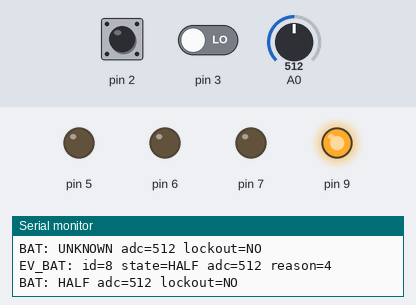
Bench run of a program on a simulated Arduino Nano, built with avr-gcc and run on an emulated ATmega328P. Parts: output pins drawn as LEDs (lit = HIGH), the last lines printed to the serial monitor. Dashed ring = blinking. Inputs (shaded band) come from the test bench; at power-on: pin 2 HIGH, A0 = 512, pin 3 LOW.

Above: at 1.4 s.
1.5 s: pin 2 pulled LOW for 0.15 s
At 1.71 s:
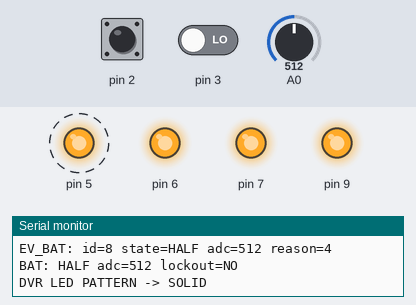
At 2.8 s:
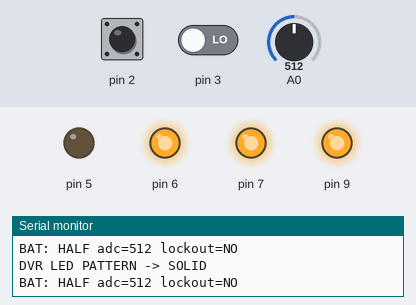
4.5 s: pin 2 pulled LOW for 1 s
At 5.6 s:
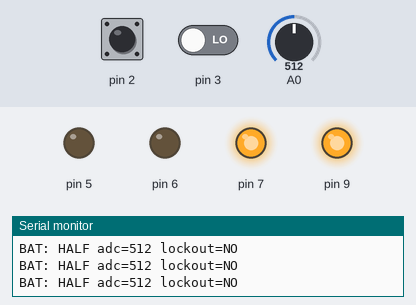
8.5 s: A0 set to 538
10.0 s: A0 set to 558
Timing chart, 0 to 13.0 s (numbered marks = the images above; inputs shaded):
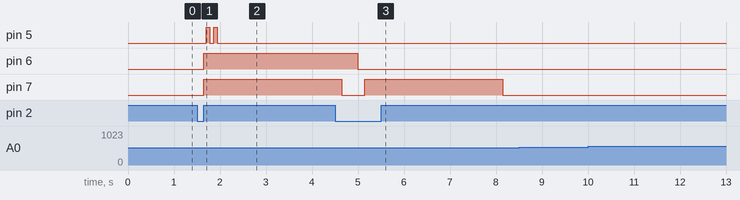

Measured:
- after the input at 1.5 s, pin 5: alternates HIGH for 0.08 s and LOW for 0.08 s, 4 changes in all, then stays LOW, starting after 0.20 s; pin 6, pin 7: LOW → HIGH after 0.15 s
- after the input at 4.5 s, pin 6: HIGH → LOW after 0.50 s

The program:

main.cpp
```cpp
/*
    SMOKE TEST (ARCH): controller_fsm + ui_policy + executor + drv_fuel_gauge + drv_dvr_led + drv_dvr_status

    - main.cpp is plumbing + observability only.
    - dvr_button is the ONLY producer of EV_BTN_* events (polling).
    - drv_fuel_gauge produces EV_BAT_* events (polling).
    - drv_dvr_led owns the dvr_led classifier and produces EV_DVR_LED_PATTERN_CHANGED.
    - drv_dvr_status consumes EV_DVR_LED_PATTERN_CHANGED and emits semantic EV_DVR_* events, incl EV_DVR_ERROR.
    - controller_fsm consumes events and enqueues actions (using ui_policy on transitions).
    - executor consumes actions and drives LED/BEEP/DVR press engines.

    Verification criteria:
      - When we observe DVR LED FAST_BLINK (shutdown ack/animation),
        we must observe DVR LED OFF before timeout (T_BOOT_TIMEOUT_MS).
        If not, print FAIL.

    NOTE: Do NOT pop/stash/repush the action_queue here.
*/

#include <Arduino.h>

#include "config.h"
#include "pins.h"
#include "timings.h"
#include "enums.h"

#include "event_queue.h"
#include "action_queue.h"

#include "executor.h"
#include "dvr_button.h"
#include "drv_fuel_gauge.h"

#include "drv_dvr_led.h"
#include "drv_dvr_status.h"

#include "controller_fsm.h"

// ----------------------------------------------------------------------------
// Time helper
// ----------------------------------------------------------------------------
static inline bool time_reached(uint32_t now, uint32_t deadline)
{
    return (int32_t)(now - deadline) >= 0;
}

// ============================================================================
// Shutdown signature verification (arm on FAST_BLINK -> expect OFF)
// ============================================================================

static bool              s_shutdown_armed       = false;
static uint32_t          s_shutdown_deadline_ms = 0;
static dvr_led_pattern_t s_last_pat_printed     = DVR_LED_UNKNOWN;

static void print_dvr_pattern(dvr_led_pattern_t p)
{
#if CFG_DEBUG_SERIAL
    Serial.print(F("DVR LED PATTERN -> "));
    switch (p)
    {
        case DVR_LED_OFF:           Serial.println(F("OFF")); break;
        case DVR_LED_SOLID:         Serial.println(F("SOLID")); break;
        case DVR_LED_SLOW_BLINK:    Serial.println(F("SLOW_BLINK")); break;
        case DVR_LED_FAST_BLINK:    Serial.println(F("FAST_BLINK")); break;
        case DVR_LED_ABNORMAL_BOOT: Serial.println(F("ABNORMAL_BOOT")); break;
        case DVR_LED_UNKNOWN:
        default:                    Serial.println(F("UNKNOWN")); break;
    }
#else
    (void)p;
#endif
}

static void dvr_led_observe_and_check_shutdown(uint32_t now_ms)
{
    const dvr_led_pattern_t p = drv_dvr_led_last_pattern();

    // Print only on change (local observability; no queue meddling)
    if (p != s_last_pat_printed)
    {
        s_last_pat_printed = p;
        print_dvr_pattern(p);

        if (p == DVR_LED_FAST_BLINK && !s_shutdown_armed)
        {
            s_shutdown_armed       = true;
            s_shutdown_deadline_ms = now_ms + (uint32_t)T_BOOT_TIMEOUT_MS;
#if CFG_DEBUG_SERIAL
            Serial.println(F("SMOKE: shutdown signature armed (FAST_BLINK observed)."));
#endif
        }

        if (s_shutdown_armed && p == DVR_LED_OFF)
        {
#if CFG_DEBUG_SERIAL
            Serial.println(F("PASS: shutdown signature FAST_BLINK -> OFF observed."));
#endif
            s_shutdown_armed = false;
        }
    }

    if (s_shutdown_armed && time_reached(now_ms, s_shutdown_deadline_ms))
    {
#if CFG_DEBUG_SERIAL
        Serial.println(F("FAIL: shutdown signature not completed before timeout."));
#endif
        s_shutdown_armed = false;
    }
}

// ============================================================================
// Battery logging (1 Hz + event logging)
// ============================================================================

static uint32_t s_bat_next_print_ms = 0;

static const __FlashStringHelper* bat_state_str(battery_state_t s)
{
    switch (s)
    {
        case BAT_FULL:     return F("FULL");
        case BAT_HALF:     return F("HALF");
        case BAT_LOW:      return F("LOW");
        case BAT_CRITICAL: return F("CRITICAL");
        case BAT_UNKNOWN:
        default:           return F("UNKNOWN");
    }
}

static void battery_status_print_periodic(uint32_t now)
{
#if CFG_DEBUG_SERIAL
    if ((int32_t)(now - s_bat_next_print_ms) < 0)
        return;

    s_bat_next_print_ms = now + 1000;

    const uint16_t adc = drv_fuel_gauge_last_adc();
    const battery_state_t st = drv_fuel_gauge_last_state();
    const bool lockout = drv_fuel_gauge_lockout_active();

    Serial.print(F("BAT: "));
    Serial.print(bat_state_str(st));
    Serial.print(F(" adc="));
    Serial.print(adc);
    Serial.print(F(" lockout="));
    Serial.println(lockout ? F("YES") : F("NO"));
#else
    (void)now;
#endif
}

// Log EV_BAT_* events but preserve the queue for everyone else (stash+repush)
static void battery_event_log_poll(void)
{
#if CFG_DEBUG_SERIAL
    enum { STASH_MAX = 16 };
    event_t stash[STASH_MAX];
    uint8_t n = 0;

    event_t ev;
    while (eventq_pop(&ev))
    {
        if (ev.id == EV_BAT_STATE_CHANGED ||
            ev.id == EV_BAT_LOCKOUT_ENTER ||
            ev.id == EV_BAT_LOCKOUT_EXIT)
        {
            Serial.print(F("EV_BAT: id="));
            Serial.print((uint16_t)ev.id);
            Serial.print(F(" state="));
            Serial.print(bat_state_str((battery_state_t)ev.arg0));
            Serial.print(F(" adc="));
            Serial.print(ev.arg1);
            Serial.print(F(" reason="));
            Serial.println((uint16_t)ev.reason);
            continue;
        }

        if (n < STASH_MAX)
            stash[n++] = ev;
        else
            break;
    }

    for (uint8_t i = 0; i < n; i++)
        (void)eventq_push(&stash[i]);
#endif
}

// ============================================================================
// Setup / Loop
// ============================================================================

void setup()
{
#if CFG_DEBUG_SERIAL
    Serial.begin(115200);
    delay(200);
#endif

    pins_init();

    eventq_init();
    actionq_init();

    executor_init();

    // Producers
    button_init();
    drv_fuel_gauge_init();
    drv_dvr_led_init();         // owns dvr_led classifier internally
    drv_dvr_status_init();      // semantic discriminator (FAST_BLINK persistence => ERR_DVR_CARD_ERROR)

    // Policy/FSM
    controller_fsm_init();

#if CFG_DEBUG_SERIAL
    Serial.println(F("SMOKE(ARCH): controller_fsm + ui_policy + executor + drv_fuel_gauge + drv_dvr_led + drv_dvr_status"));
#endif
}

void loop()
{
    const uint32_t now = millis();

    // 1) Low-level producers -> events
    button_poll(now);
    drv_fuel_gauge_poll(now);

    // 2) DVR LED classifier + bridge -> EV_DVR_LED_PATTERN_CHANGED
    drv_dvr_led_poll(now);

    // 3) DVR semantic discriminator (consumes LED pattern events, emits EV_DVR_* incl EV_DVR_ERROR)
    drv_dvr_status_poll(now);

    // 4) Observability (does NOT touch action_queue; event_queue only via safe stash for BAT logging)
    battery_event_log_poll();
    battery_status_print_periodic(now);
    dvr_led_observe_and_check_shutdown(now);

    // 5) Controller consumes events -> emits actions
    controller_fsm_poll(now);

    // 6) Executor consumes actions -> drives outputs/press engines
    executor_poll(now);
}
```

action_queue.h
```cpp
// action_queue.h
//
// Producer: FSM (main loop context)
// Consumer: executor (main loop context)
//
// Policy: drop-new on full; increment dropped counter.

#pragma once

#include "config.h"
#include <stdint.h>

#ifdef __AVR__
  #include <util/atomic.h>
#endif

typedef struct
{
    uint32_t    t_enq_ms;   // timestamp at enqueue (for audit)
    action_id_t id;         // ACT_*
    uint16_t    arg0;       // e.g., beep_pattern_t or led_pattern_t
    uint16_t    arg1;       // spare (duration overrides etc if you want later)
} action_t;

void     actionq_init(void);

bool     actionq_push(const action_t *a);
bool     actionq_push_isr(const action_t *a);   // optional; safe if you enqueue from ISR later

bool     actionq_pop(action_t *out);

uint8_t  actionq_count(void);
uint16_t actionq_dropped(void);
void     actionq_clear(void);
```

controller_fsm.h
```cpp
// controller_fsm.h
#pragma once

#include <stdint.h>
#include <stdbool.h>

#include "enums.h"

// =============================================================================
// controller_fsm (C)
// -----------------------------------------------------------------------------
// Minimal controller FSM:
// - consumes events from event_queue (main loop context)
// - issues actions into action_queue (main loop context)
// - drives presentation via ui_policy on state transitions
//
// Current scope:
// - Button gestures: EV_BTN_SHORT_PRESS / EV_BTN_LONG_PRESS
// - Battery: EV_BAT_STATE_CHANGED, EV_BAT_LOCKOUT_ENTER/EXIT
// - Booting behaviour: discards taps while STATE_BOOTING (no buffering)
// - BOOTING -> IDLE is timeout-based for now (until DVR LED policy is integrated)
//
// Call from main loop:
//   controller_fsm_init();
//   controller_fsm_poll(millis());
//
// Optional: readbacks for debug/tests.
// =============================================================================

void controller_fsm_init(void);
void controller_fsm_poll(uint32_t now_ms);

// Readbacks (debug/tests)
controller_state_t controller_fsm_state(void);
battery_state_t    controller_fsm_battery_state(void);
bool               controller_fsm_lockout_active(void);
error_code_t       controller_fsm_error(void);
```

drv_dvr_led.h
```cpp
// drv_dvr_led.h
#pragma once

#include <stdint.h>
#include "enums.h"

// =============================================================================
// drv_dvr_led (driver / bridge)
// -----------------------------------------------------------------------------
// Purpose:
//   Bridge the low-level DVR LED classifier (dvr_led.*) into the system event_queue.
//
// Behaviour:
//   - Must be POLLED from the main loop.
//   - Internally calls dvr_led_poll(now_ms) to keep the classifier alive.
//   - Emits EV_DVR_LED_PATTERN_CHANGED when the *stable* classified pattern changes.
//
// Event contract:
//   EV_DVR_LED_PATTERN_CHANGED
//     arg0 = (uint8_t)dvr_led_pattern_t  (packed into uint16_t)
//     arg1 = 0
//     src  = SRC_DVR_LED
//     reason = EVR_CLASSIFIER_STABLE
//
// Notes:
//   - This module does NOT own ISR/attachInterrupt directly (that’s in dvr_led_init()).
//   - No buffering: emits only on accepted changes (after stability filtering).
// =============================================================================

void drv_dvr_led_init(void);

// Call frequently from main loop.
// Typical usage: drv_dvr_led_poll(millis());
void drv_dvr_led_poll(uint32_t now_ms);

// Optional observability for debug/tests
dvr_led_pattern_t drv_dvr_led_last_pattern(void);
uint32_t drv_dvr_led_last_change_ms(void);
```

drv_dvr_status.h
```cpp
// drv_dvr_status.h
#pragma once

#include <stdint.h>
#include <stdbool.h>

#include "enums.h"

// =============================================================================
// drv_dvr_status (LED → semantic DVR state bridge)
//
// Responsibility:
//   - Consumes EV_DVR_LED_PATTERN_CHANGED from event_queue
//   - Derives higher-level DVR semantic events
//   - Implements SD card error discriminator (persistent FAST_BLINK)
//
// This module does NOT:
//   - Touch GPIO
//   - Read hardware directly
//   - Re-run the LED classifier
//
// Call order in main loop (important):
//
//   drv_dvr_led_poll(now_ms);     // classifier bridge
//   drv_dvr_status_poll(now_ms);  // semantic interpreter
//
// =============================================================================
//
// Events expected from enums.h:
//
//   EV_DVR_LED_PATTERN_CHANGED  (arg0 = dvr_led_pattern_t)
//
// Events emitted (must exist in enums.h):
//
//   EV_DVR_RECORD_STARTED
//   EV_DVR_RECORD_STOPPED
//   EV_DVR_POWERED_OFF
//   EV_DVR_POWERED_ON_IDLE
//   EV_DVR_ERROR                (arg0 = error_code_t)
//
// Error codes expected:
//
//   ERR_DVR_CARD_ERROR
//
// =============================================================================

void drv_dvr_status_init(void);
void drv_dvr_status_poll(uint32_t now_ms);

// ----------------------------------------------------------------------------
// Observability (debug / FSM inspection)
// ----------------------------------------------------------------------------

// Last stable LED pattern observed (from bridge)
dvr_led_pattern_t drv_dvr_status_last_led_pattern(void);

// True if SLOW_BLINK is currently assumed (recording active)
bool drv_dvr_status_recording_assumed(void);
```

drv_fuel_gauge.h
```cpp
// drv_fuel_gauge.h
#pragma once

#include <stdint.h>
#include <stdbool.h>

#include "enums.h"

void drv_fuel_gauge_init(void);
void drv_fuel_gauge_poll(uint32_t now_ms);
uint16_t drv_fuel_gauge_last_adc(void);
battery_state_t drv_fuel_gauge_last_state(void);
bool drv_fuel_gauge_lockout_active(void);
```

dvr_button.h
```cpp
// dvr_button.h
#pragma once

#include <stdint.h>
#include <stdbool.h>
#include <enums.h>

void button_init(void);
void button_poll(uint32_t now_ms);
bool     button_is_pressed(void);
uint16_t button_last_press_ms(void);
```

dvr_ctrl.h
```cpp
#pragma once

#include <stdint.h>
#include <stdbool.h>

/**
 * dvr_ctrl.h
 *
 * DVR control module (gesture authority)
 *
 * Responsibilities:
 * - Owns what gesture means what:
 *     - power-on:     long press (boot_press_ms)
 *     - toggle record: short press (press_short_ms)
 *     - power-off:    long press (press_long_ms)
 * - Enforces simple lifecycle legality using an internal "assumed" state.
 * - Does NOT depend on DVR LED classification; the system FSM owns confirmation.
 * - Non-blocking: call dvr_ctrl_tick() frequently from the superloop.
 *
 * Hardware interface expectation:
 * - btn_set(true)  => assert contact closure (press)
 * - btn_set(false) => release contact closure
 *
 * Designed to drive PhotoMOS SSR input (e.g. PD7 -> BTN_DVR), and nothing else.
 *
 * Note:
 * - Internal gesture stepper state is intentionally opaque to callers (kept as uint8_t
 *   in the struct; implementation enum lives in dvr_ctrl.cpp).
 */

typedef enum {
    DVR_CTRL_REQ_ACCEPTED = 0,
    DVR_CTRL_REQ_BUSY,
    DVR_CTRL_REQ_REJECTED
} dvr_ctrl_req_status_t;

typedef struct {
    dvr_ctrl_req_status_t status;
    bool noop;                  // true when request is a no-op due to idempotency
} dvr_ctrl_req_result_t;

/**
 * "Assumed" DVR lifecycle state tracked locally for legality/idempotency.
 * Since LED decode is outside this module, these are assumptions based on
 * accepted commands, not confirmed reality.
 */
typedef enum {
    DVR_CTRL_ASSUME_OFF = 0,
    DVR_CTRL_ASSUME_ON_IDLE,
    DVR_CTRL_ASSUME_ON_RECORDING
} dvr_ctrl_assumed_state_t;

/**
 * Callback used by dvr_ctrl to assert/release the DVR button contact closure.
 * Return true if the output could be set, false if hardware layer refused.
 */
typedef bool (*dvr_ctrl_btn_set_fn)(bool asserted);

/**
 * Optional callback invoked when a gesture completes (press+release done).
 * Useful if you want the top-level FSM to log completion, etc.
 */
typedef void (*dvr_ctrl_gesture_done_fn)(void* user, const char* gesture_name);

typedef struct {
    // Durations (ms)
    uint16_t press_short_ms;     // e.g. 120 ms
    uint16_t press_long_ms;      // e.g. 1500 ms (power on/off)
    uint16_t boot_press_ms;      // if you want boot to differ from generic long
    uint16_t guard_ms;           // minimum time after release before next press
} dvr_ctrl_cfg_t;

typedef struct {
    dvr_ctrl_cfg_t cfg;

    dvr_ctrl_btn_set_fn btn_set;
    dvr_ctrl_gesture_done_fn on_done;
    void* user;

    // --- internal ---
    dvr_ctrl_assumed_state_t assumed;

    bool busy;
    bool btn_asserted;

    uint32_t t_deadline_ms;      // next transition deadline
    uint32_t t_guard_until_ms;   // guard window end

    uint8_t step;                // opaque internal stepper state (see dvr_ctrl.cpp)

    const char* active_gesture;
    uint16_t active_hold_ms;

    // pending "state change" to apply on acceptance
    bool pending_state_update;
    dvr_ctrl_assumed_state_t pending_next_state;
} dvr_ctrl_t;

/**
 * Initialise the controller. Starts in assumed OFF unless you override later.
 */
void dvr_ctrl_init(dvr_ctrl_t* self,
                   const dvr_ctrl_cfg_t* cfg,
                   dvr_ctrl_btn_set_fn btn_set,
                   dvr_ctrl_gesture_done_fn on_done,
                   void* user);

/**
 * Force the assumed state (e.g. after an LED-confirmed truth update).
 * This is how the top-level FSM can reconcile assumptions with reality.
 */
void dvr_ctrl_set_assumed_state(dvr_ctrl_t* self, dvr_ctrl_assumed_state_t st);
dvr_ctrl_assumed_state_t dvr_ctrl_get_assumed_state(const dvr_ctrl_t* self);

bool dvr_ctrl_is_busy(const dvr_ctrl_t* self);

/**
 * Tick function: call often (e.g. each loop) with a monotonic ms timebase.
 */
void dvr_ctrl_tick(dvr_ctrl_t* self, uint32_t now_ms);

/**
 * Idempotent DVR requests.
 * - power_on is a no-op if already ON (idle or recording) -> ACCEPTED + noop=true
 * - toggle_record is rejected if assumed OFF (you have no right to toggle)
 * - power_off is a no-op if already OFF -> ACCEPTED + noop=true
 *
 * These only schedule a gesture; they do not block.
 */
dvr_ctrl_req_result_t dvr_request_power_on(dvr_ctrl_t* self, uint32_t now_ms);
dvr_ctrl_req_result_t dvr_request_toggle_record(dvr_ctrl_t* self, uint32_t now_ms);
dvr_ctrl_req_result_t dvr_request_power_off(dvr_ctrl_t* self, uint32_t now_ms);

/**
 * Emergency stop: releases the button immediately and clears busy state.
 * Does not change assumed state.
 *
 * IMPORTANT:
 * - Implementation should apply guard based on "now_ms".
 *   Recommend updating the implementation signature to:
 *       void dvr_ctrl_abort(dvr_ctrl_t* self, uint32_t now_ms);
 *   If you keep this signature, guard timing in abort() will be less reliable.
 */
void dvr_ctrl_abort(dvr_ctrl_t* self);
```

executor.h
```cpp
// executor.h

#pragma once

#include <stdint.h>
#include "config.h"
#include "pins.h"
#include "action_queue.h"
#include "enums.h"

void executor_init(void);
void executor_poll(uint32_t now_ms);
void executor_abort_feedback(void);
bool executor_busy(void);
```

Source omitted: dvr_led.h (1376 bytes), enums.h (3838 bytes), event_queue.h (1382 bytes), thresholds.h (776 bytes), timings.h (3754 bytes), ui_policy.h (1293 bytes), action_queue.cpp (2533 bytes), controller_fsm.cpp (11659 bytes), drv_dvr_led.cpp (3627 bytes), drv_dvr_status.cpp (6862 bytes), drv_fuel_gauge.cpp (6121 bytes), dvr_button.cpp (6169 bytes) and 7 more
